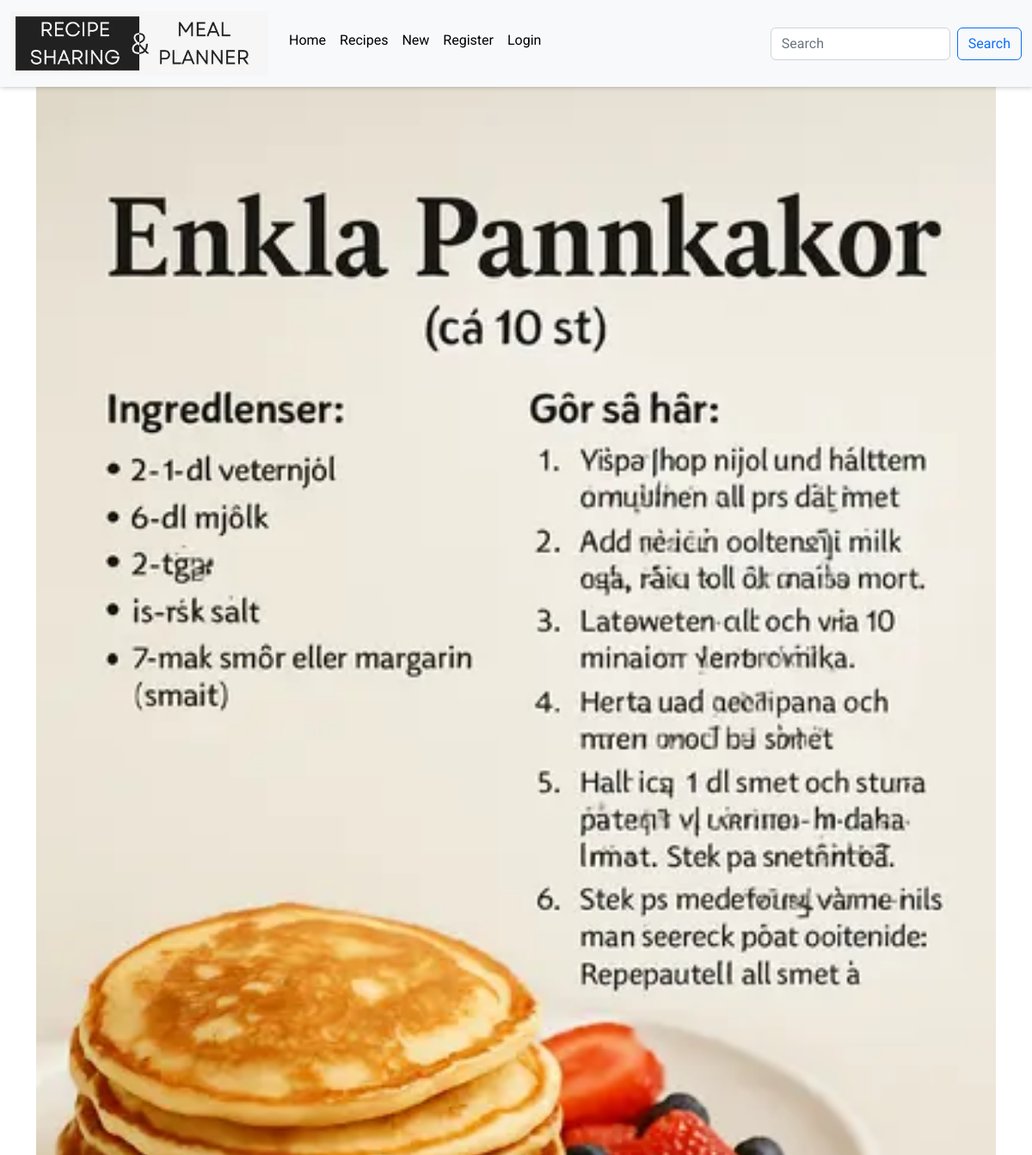
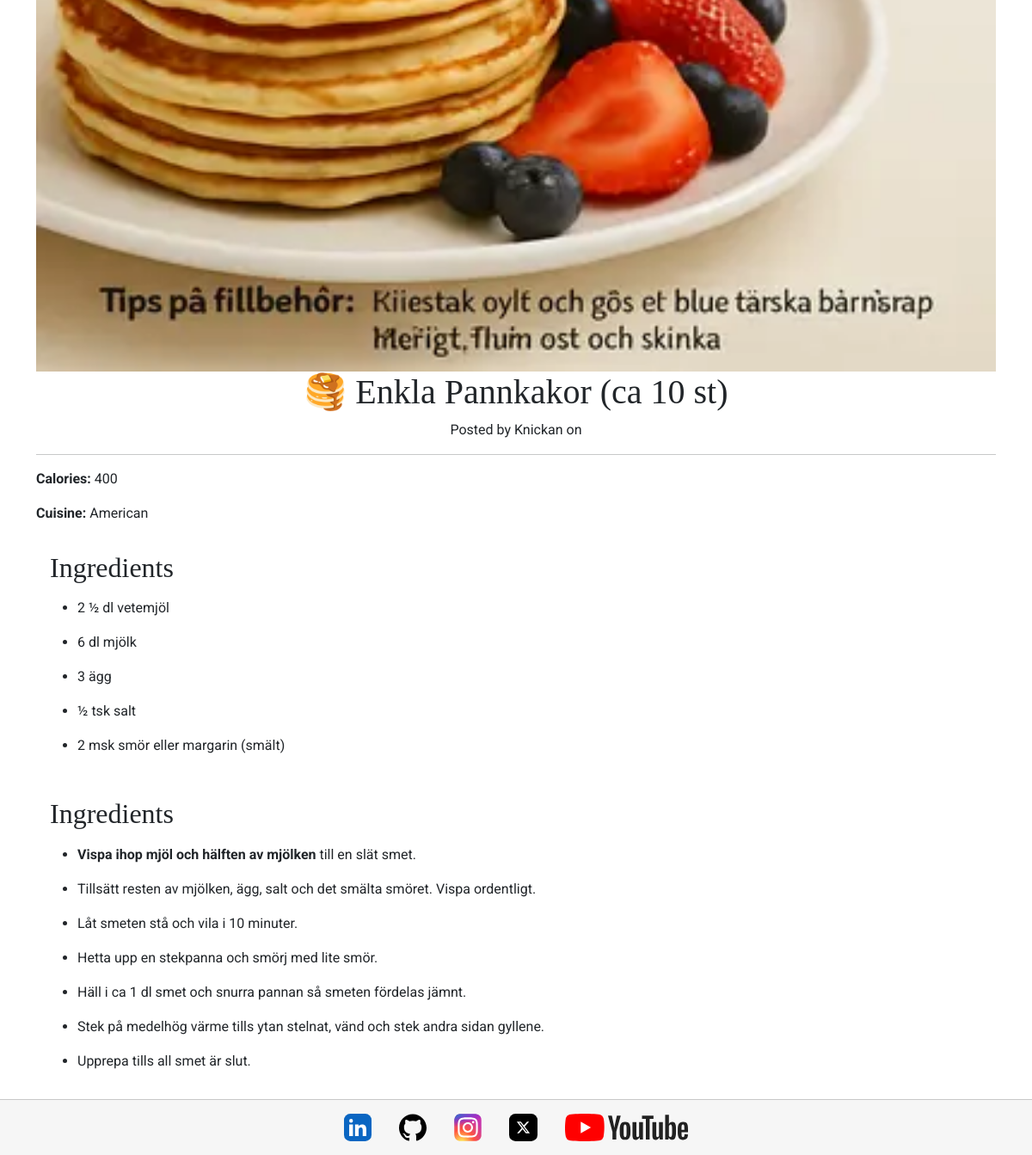
The page /recipes/2/ on the database its author committed (2 pictures, top to bottom).
### recipes/models.py (models this page shows, shortened)
class Recipe(models.Model):
    user = models.ForeignKey(
        User, related_name="recipe_owner", on_delete=models.CASCADE
    )
    title = models.CharField(max_length=300, null=False, blank=False)
    description = models.CharField(max_length=500, null=False, blank=False)
    instructions = RichTextField(max_length=10000, null=False, blank=False)
    ingredients = RichTextField(max_length=10000, null=False, blank=False)
    image = ResizedImageField(
        size=[400, None],
        quality=75,
        upload_to="recipes/",
        force_format="WEBP",
        blank=False,
        null=False,
    )
    image_alt = models.CharField(max_length=100, null=False, blank=False)
    meal_type = models.CharField(max_length=50, choices=MEAL_TYPES, default="breakfast")
    cuisine_types = models.CharField(
        max_length=50, choices=CUISINE_TYPES, default="african"
    )
    calories = models.IntegerField()
    post_date = models.DateTimeField(auto_now=True)
    class Meta:
        ordering = ["-post_date"]

### recipes/views.py (the view)
# urls.py: path("<int:pk>/", RecipeDetail.as_view(), name="recipe_detail"),
class RecipeDetail(DetailView):
    template_name = "recipes/recipe_detail.html"
    model = Recipe
    context_object_name = "recipe"

### recipes/templates/recipes/recipe_detail.html (shortened to what this page needs)
{% extends "base.html" %}
{% load static %}
{% block content %}
<div class="container">
    <div class="recipe-img">
        <img src="{{ recipe.image.url }}" alt="{{ recipe.image_alt }}" class="recipe-pic">
    </div>
    <div class="recipe-detail">
        <h1 class="text-center">{{recipe.title}}</h1>
            <p class="text-center">Posted by {{recipe.user}} on {{recipe.posted_date}}</p>
            <hr>
            <p><strong>Calories:</strong> {{recipe.calories}}</p>
            <p><strong>Cuisine:</strong> {{recipe.cuisine_types|title}}</p>
    </div>
    <div class="recipe-container">
        <div class="ingredients p-3">
            <h2>Ingredients</h2>
            <p>{{ recipe.ingredients|safe }}</p>
        </div>
        <div class="instructions p-3">
            <h2>Ingredients</h2>
            <p>{{ recipe.instructions|safe }}</p>
        </div>
    </div>
</div>
{% endblock %}

### static/css/base.css (style rules this page uses)
:root { --title: 'EB Garamond', serif; --main-font: 'Roboto', serif; --background: #3f006a0f; --blure: #0d6efd; --black: #000; --off-white: #f6f6f6; --white: #fff; --orange: #ffbf50; --smal-box-shadow: 1px -1px 7px 0 #00000061; --border: 1px solid #00000030; }
html, body { height: 100%; }
body { display: flex; flex-direction: column; font-family: var(--main-font); }
h1, h2, h3, h4, h5, h6 { font-family: var(--title); }
.recipe-container { display: flex; flex-direction: column; }
.ingredients, .instructions, .recipe-detail { width: 100%; }
.recipe-img { display: flex; justify-content: center; align-items: center; }
.recipe-pic { width: 100%; height: auto; }

### rows shown on the page
Recipe: image (picture), title "🥞 Enkla Pannkakor (ca 10 st)", user "Knickan", calories "400", cuisine_types "American", ingredients "2 ½ dl vetemjöl 6 dl mjölk 3 ägg ½ tsk salt 2 msk smör eller margarin (smält)", instructions "Vispa ihop mjöl och hälften av mjölken till en slät smet. Tillsätt resten av mjölken, ägg, salt och det smälta smöret. Vispa ordentligt. Låt smeten stå och vila i 10 minuter. Hetta upp en stekpanna och smörj med lite smör. Häll i ca 1 dl smet och snurra pannan så smeten fördelas jämnt. Stek på medelhög värme tills ytan stelnat, vänd och stek andra sidan gyllene. Upprepa tills all smet är slut."
